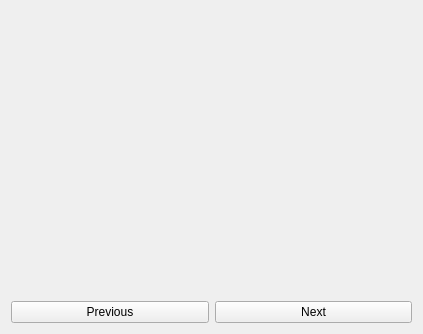
<?xml version="1.0" encoding="UTF-8"?>
<ui version="4.0">
 <class>DiscreteWorldGUI</class>
 <widget class="QWidget" name="DiscreteWorldGUI">
  <property name="geometry">
   <rect>
    <x>0</x>
    <y>0</y>
    <width>423</width>
    <height>334</height>
   </rect>
  </property>
  <property name="windowTitle">
   <string>Form</string>
  </property>
  <layout class="QGridLayout" name="gridLayout">
   <item row="0" column="0" colspan="2">
    <widget class="QCustomPlot" name="customPlot" native="true">
     <property name="minimumSize">
      <size>
       <width>0</width>
       <height>0</height>
      </size>
     </property>
     <property name="maximumSize">
      <size>
       <width>16777215</width>
       <height>16777215</height>
      </size>
     </property>
    </widget>
   </item>
   <item row="1" column="0">
    <widget class="QPushButton" name="previousButton">
     <property name="text">
      <string>Previous</string>
     </property>
    </widget>
   </item>
   <item row="1" column="1">
    <widget class="QPushButton" name="nextButton">
     <property name="text">
      <string>Next</string>
     </property>
    </widget>
   </item>
  </layout>
 </widget>
 <customwidgets>
  <customwidget>
   <class>QCustomPlot</class>
   <extends>QWidget</extends>
   <header>common/qcustomplot.h</header>
   <container>1</container>
  </customwidget>
 </customwidgets>
 <resources/>
 <connections/>
</ui>
